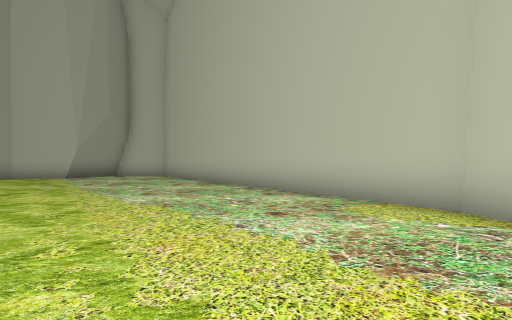
[1] (above)

16 first-person views from a walk through a scene from a Unity 3-D project. The camera is 1.4 m above the floor, looks level and sees 75° across. The floor is counted in squares, 2 m on a side. Each view is taken from the middle of a square. On the plan, view 1 faces up. The plan holds only what a view shows up to about 10 squares ahead; the rest is blank. The place goes on beyond the plan. The player is left out.

[2]
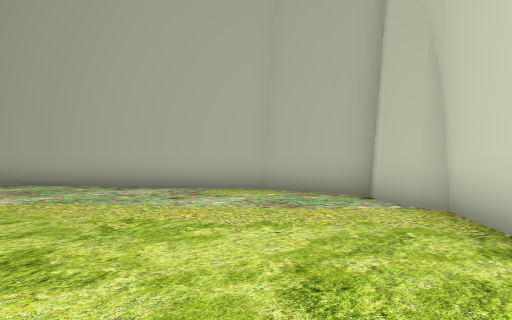

[3]
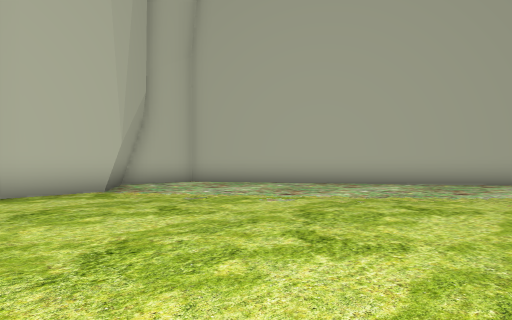

[4]
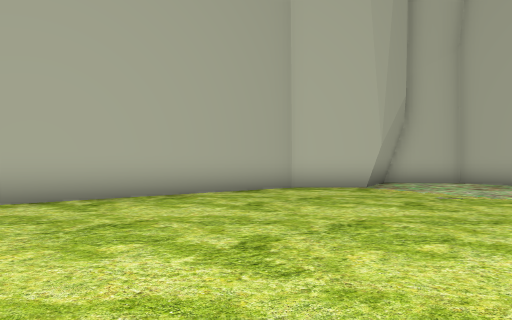

[5]
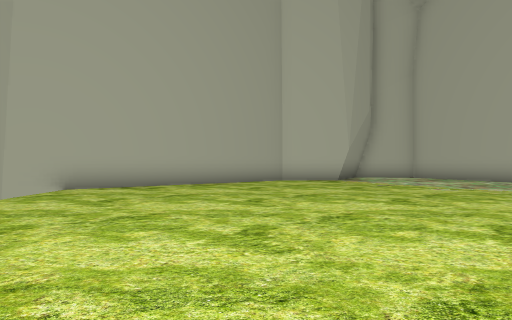

[6]
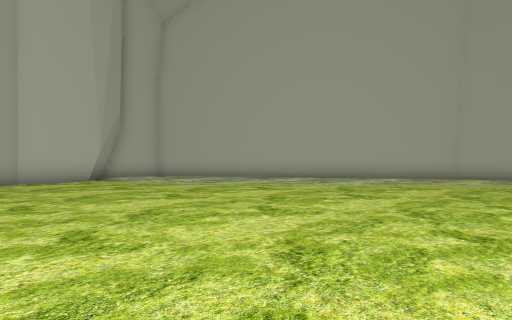

[7]
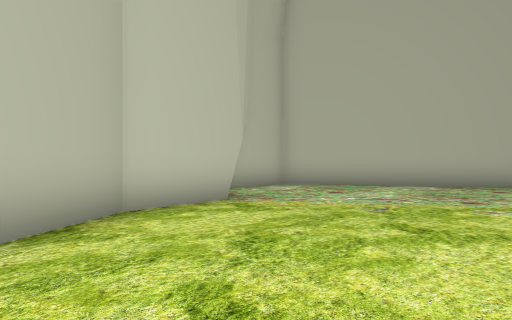

[8]
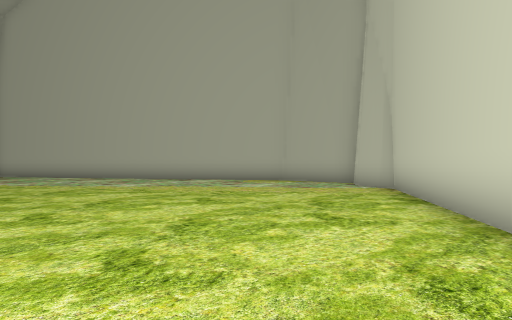

[9]
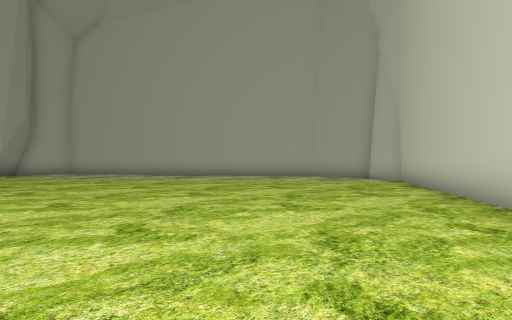

[10]
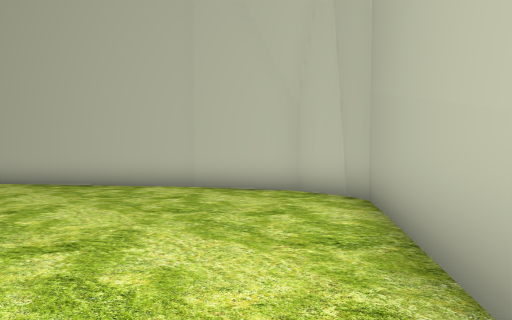

[11]
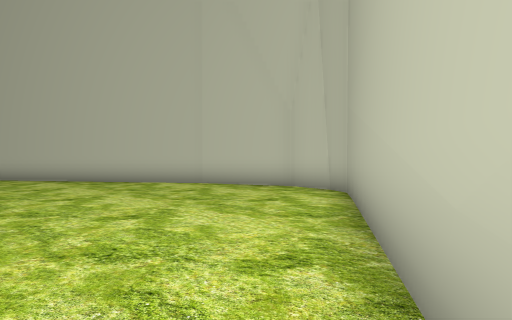

[12]
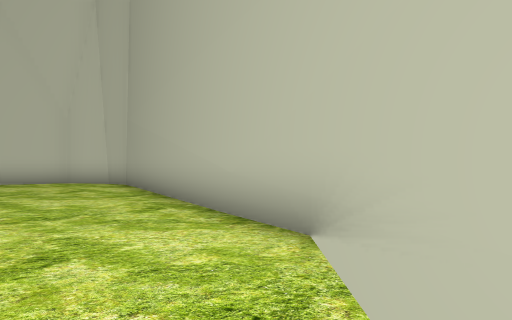

[13]
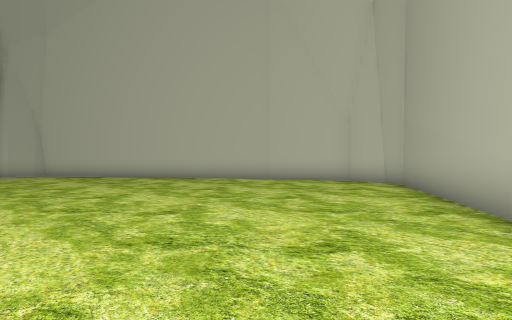

[14]
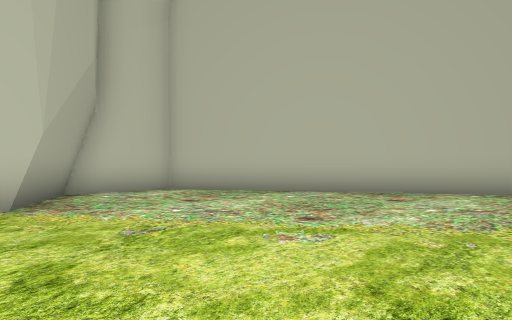

[15]
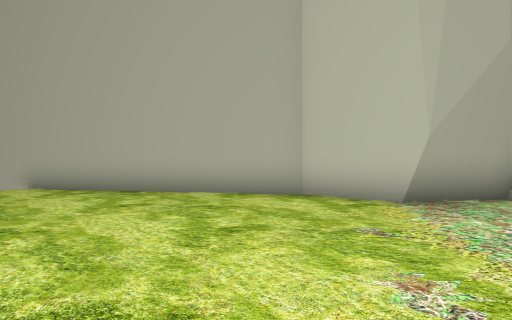

[16]
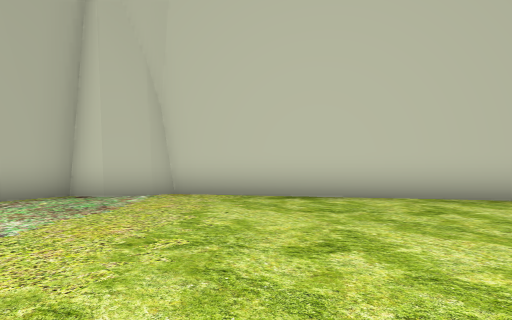

### Floor plan
Points are (right, up) in squares from view 1. A wall is a line through its corners. A room is listed if a view was taken in it or the views show most of it. See-through windows are left out.
Room 1 (views 1, 2, 3, 4, 5, 6, 7, 8, 9, 10, 11, 12, 13, 14, 15, 16)
walls: (-15.3, 2.3) (-10.4, -5.4) (-9.7, -5.8) (-8.3, -6) (-5.7, -5); (-6.8, 12.6) (-9.1, 12.4) (-15.5, 8.1); (-5.8, -5.1) (2.1, 0.4) (2.2, 0.9); (2.2, 0.6) (2.6, 1.6) (3.2, 2) (2.8, 4.4) (-3.8, 14.1) (-5.9, 14.3) (-7.1, 12.5)

Positions as (right, up) in squares from view 1, and headings:
1: (0, 0), facing up
2: (-3, -1), facing up-right
3: (-10, 5), facing up-right
4: (-10, 4), facing up
5: (-10, 1), facing up
6: (-11, 1), facing up-right
7: (-11, 8), facing up-right
8: (-6, -3), facing up-right
9: (-9, -4), facing up-right
10: (-13, 0), facing down-right
11: (-14, 1), facing down-right
12: (-14, 4), facing down
13: (-14, 4), facing down-right
14: (-8, 7), facing up-right
15: (-5, 7), facing up-left
16: (-4, 4), facing down-right
